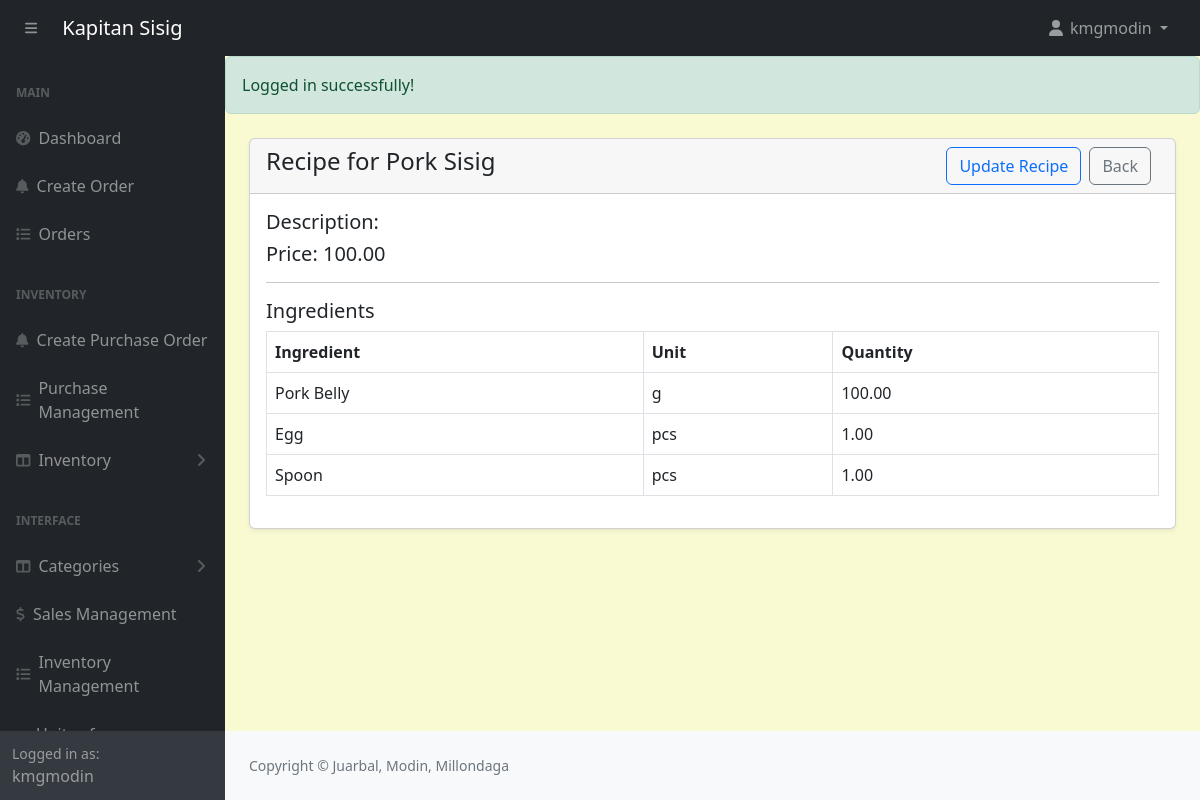
The page /admin/recipe-view.php?id=5 (signed in) on the database its author committed.
### tables this page shows
CREATE TABLE `products` (
  `id` int(11) NOT NULL,
  `category_id` int(11) NOT NULL,
  `productname` varchar(191) NOT NULL,
  `description` varchar(191) NOT NULL,
  `price` decimal(10,2) NOT NULL,
  `image` varchar(255) NOT NULL,
  `created_at` date NOT NULL DEFAULT current_timestamp(),
  `quantity` int(11) NOT NULL
);

CREATE TABLE `recipe_ingredients` (
  `id` int(11) NOT NULL,
  `recipe_id` int(11) NOT NULL,
  `ingredient_id` int(11) NOT NULL,
  `quantity` decimal(10,2) NOT NULL,
  `unit_id` int(11) NOT NULL
);

CREATE TABLE `ingredients` (
  `id` int(11) NOT NULL,
  `name` varchar(191) NOT NULL,
  `unit_id` int(11) NOT NULL,
  `category` varchar(191) NOT NULL,
  `quantity` int(10) UNSIGNED DEFAULT NULL,
  `reorder_point` decimal(10,2) NOT NULL,
  `price` decimal(10,2) NOT NULL DEFAULT 0.00
);

CREATE TABLE `units_of_measure` (
  `id` int(11) NOT NULL,
  `category_id` int(11) DEFAULT NULL,
  `uom_name` varchar(255) DEFAULT NULL,
  `type` enum('reference','bigger','smaller') DEFAULT NULL,
  `ratio` decimal(10,5) DEFAULT NULL,
  `active` tinyint(1) DEFAULT 1,
  `rounding_precision` decimal(10,5) DEFAULT NULL
);

### admin/recipe-view.php (the view, shortened to what this page needs)
<?php
include('includes/header.php');
if (isset($_SESSION['message'])): ?>
    <div class="alert alert-success">
        <?= htmlspecialchars($_SESSION['message']); ?>
    </div>
<?php endif; ?>
<?php
if (isset($_GET['id'])) {
    $productId = $_GET['id'];
    $productQuery = "SELECT * FROM products WHERE id = '$productId' LIMIT 1";
    $productResult = mysqli_query($conn, $productQuery);
    $product = mysqli_fetch_assoc($productResult);
    $recipeQuery = "SELECT r.id AS recipe_id
                    FROM recipes r
                    WHERE r.product_id = '$productId'
                    LIMIT 1";
    $recipeResult = mysqli_query($conn, $recipeQuery);
    if ($recipeResult && mysqli_num_rows($recipeResult) > 0) {
        $recipe = mysqli_fetch_assoc($recipeResult);
        $recipeId = $recipe['recipe_id'];
        $ingredientQuery = "
            SELECT i.name AS ingredient_name, ri.quantity, u.uom_name AS unit_name, i.category
            FROM recipe_ingredients ri
            JOIN ingredients i ON ri.ingredient_id = i.id
            JOIN units_of_measure u ON ri.unit_id = u.id
            WHERE ri.recipe_id = '$recipeId'
            ORDER BY i.category, i.name
            ";
        $ingredientResult = mysqli_query($conn, $ingredientQuery);
    } else {
        $ingredientResult = null;
    }
}
?>
<div class="container-fluid px-4 pb-4">
    <div class="card mt-4 shadow-sm">
        <div class="card-header">
            <h4 class="mb-0">Recipe for <?= htmlspecialchars($product['productname']); ?>
                <a href="products.php" class="btn btn-outline-secondary float-end me-2">Back</a>
                <?php if (isset($recipeId)): ?>
                    <a href="recipe-edit.php?id=<?= urlencode($recipeId); ?>" class="btn btn-outline-primary float-end me-2">Update Recipe</a>
                <?php endif; ?>
            </h4>
        </div>
        <div class="card-body">
            <h5>Description: <?= htmlspecialchars($product['description']); ?></h5>
            <h5>Price: <?= htmlspecialchars($product['price']); ?></h5>
            <hr />
            <h5>Ingredients</h5>
            <table class="table table-bordered">
                <thead>
                    <tr>
                        <th>Ingredient</th>
                        <th>Unit</th>
                        <th>Quantity</th>
                    </tr>
                </thead>
                <tbody>
                    <?php if (isset($ingredientResult) && mysqli_num_rows($ingredientResult) > 0): ?>
                        <?php while ($row = mysqli_fetch_assoc($ingredientResult)): ?>
                            <tr>
                                <td><?= htmlspecialchars($row['ingredient_name']); ?></td>
                                <td><?= htmlspecialchars($row['unit_name']); ?></td>
                                <td><?= htmlspecialchars($row['quantity']); ?></td>
                            </tr>
                        <?php endwhile; ?>
                    <?php else: ?>
                        <tr>
                            <td colspan="3">No ingredients found for this product. <?= isset($recipeId) ? "A recipe exists, but no ingredients have been added." : "No recipe exists for this product."; ?></td>
                        </tr>
                    <?php endif; ?>
                </tbody>
            </table>
        </div>
    </div>
</div>
<?php include('includes/footer.php'); ?>

### admin/assets/css/custom.css (style rules this page uses)
body { margin: 0; font-family: system-ui, -apple-system, "Segoe UI", Roboto, "Helvetica Neue", "Noto Sans", "Liberation Sans", Arial, sans-serif; font-size: 1rem; font-weight: 400; line-height: 1.5; color: #212529; text-align: left; background-color: #FAFAD2; -webkit-text-size-adjust: 100%; -webkit-tap-highlight-color: rgba(0, 0, 0, 0); }

### rows shown on the page
products: productname "Pork Sisig", price "100.00"
recipe_ingredients: ingredient.name "Pork Belly", units_of_measure.uom_name "g", quantity "100.00"
recipe_ingredients: ingredient.name "Egg", units_of_measure.uom_name "pcs", quantity "1.00"
recipe_ingredients: ingredient.name "Spoon", units_of_measure.uom_name "pcs", quantity "1.00"

### other values the page prints
$_SESSION['loggedInUser']['username'] "kmgmodin"
$_SESSION['message'] "Logged in successfully!"
